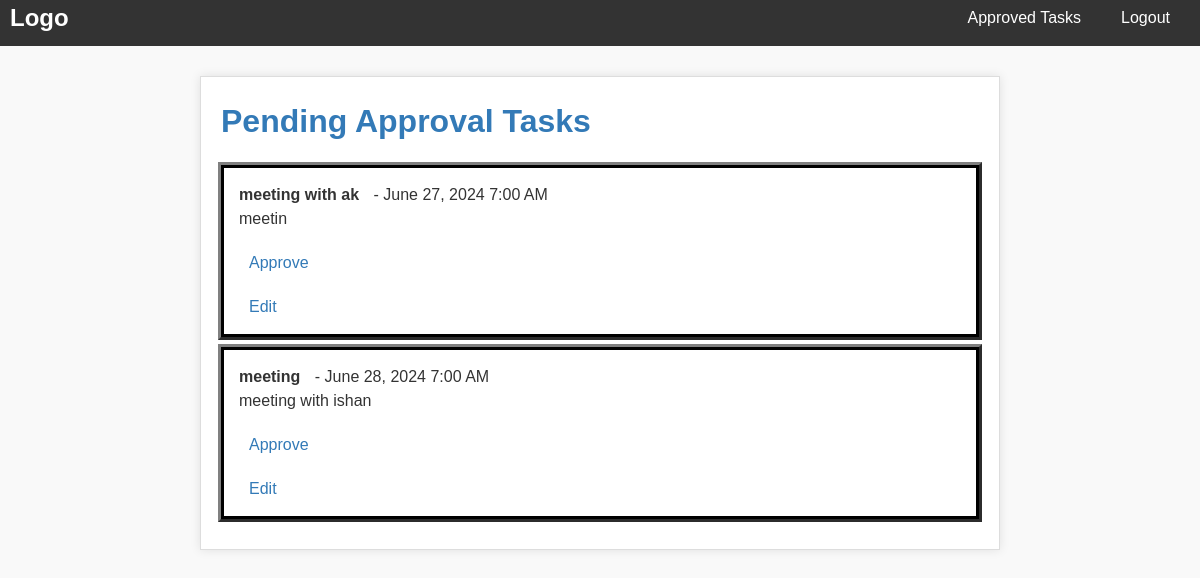
/calendar/admin_task_list2/ (signed in), run on the app's committed database.
### calendar_app/models.py (models this page shows, shortened)
class Task2(models.Model):
    user = models.ForeignKey(User, on_delete=models.CASCADE)
    date = models.DateField()
    choice_options = [
        ('6:00 AM', '6:00AM'),
        ('7:00 AM', '7:00AM'),
        ('8:00 AM', '8:00AM'),
        ('9:00 AM', '9:00AM'),
        ('10:00 AM', '10:00AM'),
        ('11:00 AM', '11:00AM'),
        ('12:00 PM', '12:00PM'),
        ('1:00 PM', '1:00PM'),
        ('2:00 PM', '2:00PM'),
        ('3:00 PM', '3:00PM'),
        ('4:00 PM', '4:00PM'),
        ('5:00 PM', '5:00PM'),
        ('6:00 PM', '6:00PM'),
        ('7:00 PM', '7:00PM'),
        ('8:00 PM', '8:00PM'),
        ('9:00 PM',  '9:00PM'),
    ]
    time = models.CharField(max_length=20, choices=choice_options)
    title = models.CharField(max_length=200)
    description = models.TextField(blank=True, null=True)
    approved = models.BooleanField(default=False)  # For admin approval

### calendar_app/views.py (the view)
# urls.py: path('admin_task_list2/', calendar_views.admin_task_list2, name='admin_task_list2'),#admin dep2
@login_required
def admin_task_list2(request):                    #for admin of dept2 to see and approve the task for their department users
    tasks = Task2.objects.filter(approved=False)
    return render(request, 'admin_task_list2.html', {'tasks': tasks})

### calendar_app/templates/admin_task_list2.html (shortened to what this page needs)
{% load admin_urls %}
{% load static %}
<!DOCTYPE html>
<html lang="en">
<head>
    <link rel="stylesheet" href="{% static 'calendar_app/style4.css' %}">
</head>
<body>
   <nav>
        <div class="logo">Logo</div>
        <ul class="nav-links">
            <li><a href="{% url 'admin_task_views2' %}">Approved Tasks</a></li>
            <li><a href="{% url 'logout' %}">Logout</a></li>
        </ul>
    </nav>
    <div class="admin-interface">
        <h1>Pending Approval Tasks</h1>
        <ul class="task-list">
            {% for task in tasks %}
            <li>
                <span>{{ task.title }}</span> - {{ task.date }} {{ task.time }}<br>
				 {{ task.description}}
                <a href="{% url 'approve_task2' task.id %}">Approve</a>
                <a href="{% url 'admin_edit_task2' task.pk %}">Edit</a>
            </li>
            {% endfor %}
        </ul>
    </div>
</body>
</html>

### calendar_app/static/calendar_app/style4.css (style rules this page uses)
* { box-sizing: border-box; margin: 0; padding: 0; }
body { font-family: Arial, sans-serif; font-size: 16px; line-height: 1.5; color: #333; background-color: #f9f9f9; }
nav { display: flex; justify-content: space-between; align-items: center; background-color: #333; color: #fff; padding: 10px 20px; margin:-10px; }
.logo { font-size: 24px; font-weight: bold; }
.nav-links { list-style-type: none; margin: 0; padding: 0; display: flex; }
.nav-links li { margin-left: 20px; }
.nav-links a { text-decoration: none; color: white; transition: color 0.3s ease; margin-right:20px; }
h1 { font-weight: bold; color: #337ab7; margin-bottom: 20px; }
a { text-decoration: none; color: #337ab7; }
.task-list { list-style: none; padding: 0; margin: 0; }
.task-list li { padding: 15px; border-bottom: 1px solid #ddd; }
.task-list li:last-child { border-bottom: ; }
.task-list li a { margin-left: 10px; color: #337ab7; }
.task-list li span { font-weight: bold; margin-right: 10px; }
.admin-interface { max-width: 800px; margin: 40px auto; padding: 20px; background-color: #fff; border: 1px solid #ddd; box-shadow: 0 0 10px rgba(0, 0, 0, 0.1); }
.admin-interface a { display: block; margin-top: 20px; color: #337ab7; }
.admin-interface li { border:3px solid black; outline-style:outset; outline-color:grey; margin-bottom:10px; }

### data on the page
Task2: title "meeting with ak", date "June 27, 2024", time "7:00 AM", description "meetin"
Task2: title "meeting", date "June 28, 2024", time "7:00 AM", description "meeting with ishan"
